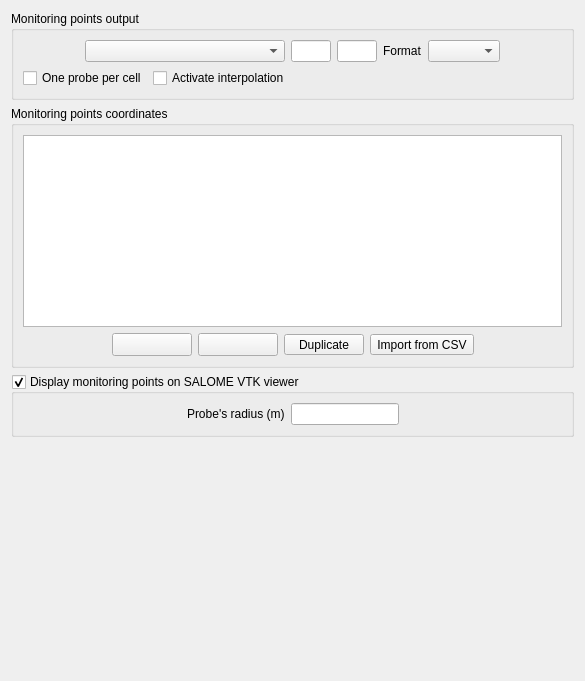
     <widget class="QWidget" name="tabMONITORING">
      <attribute name="title">
       <string>Monitoring Points</string>
      </attribute>
      <layout class="QGridLayout" name="gridLayout_3">
       <item row="0" column="0">
        <widget class="QGroupBox" name="groupBoxMonitoring">
         <property name="toolTip">
          <string>&lt;html&gt;&lt;head/&gt;&lt;body&gt;&lt;p&gt;&lt;span style=&quot; font-size:9pt;&quot;&gt;Define monitoring points output frequency and format. A monitoring point allows a time evaluation of variables at specific locations (probes).&lt;/span&gt;&lt;/p&gt;&lt;/body&gt;&lt;/html&gt;</string>
         </property>
         <property name="title">
          <string>Monitoring points output</string>
         </property>
         <layout class="QGridLayout">
          <property name="leftMargin">
           <number>9</number>
          </property>
          <property name="topMargin">
           <number>9</number>
          </property>
          <property name="rightMargin">
           <number>9</number>
          </property>
          <property name="bottomMargin">
           <number>9</number>
          </property>
          <property name="spacing">
           <number>6</number>
          </property>
          <item row="0" column="0">
           <layout class="QHBoxLayout">
            <property name="spacing">
             <number>6</number>
            </property>
            <property name="leftMargin">
             <number>0</number>
            </property>
            <property name="topMargin">
             <number>0</number>
            </property>
            <property name="rightMargin">
             <number>0</number>
            </property>
            <property name="bottomMargin">
             <number>0</number>
            </property>
            <item>
             <spacer>
              <property name="orientation">
               <enum>Qt::Horizontal</enum>
              </property>
              <property name="sizeHint" stdset="0">
               <size>
                <width>37</width>
                <height>22</height>
               </size>
              </property>
             </spacer>
            </item>
            <item>
             <widget class="QComboBox" name="comboBoxTimePlot">
              <property name="minimumSize">
               <size>
                <width>200</width>
                <height>0</height>
               </size>
              </property>
              <property name="toolTip">
               <string>&lt;html&gt;&lt;head/&gt;&lt;body&gt;&lt;p&gt;&lt;span style=&quot; font-size:9pt;&quot;&gt;Select the monitoring points frequency:&lt;br/&gt;- at each time step,&lt;br/&gt;- every 'n' time steps,&lt;br/&gt;- every 'x' seconds,&lt;br/&gt;- never (no monitoring points file created).&lt;/span&gt;&lt;/p&gt;&lt;p&gt;&lt;span style=&quot; font-size:9pt;&quot;&gt;(code_saturne key word: &lt;/span&gt;&lt;span style=&quot; font-size:9pt; font-weight:600;&quot;&gt;NTHIST&lt;/span&gt;&lt;span style=&quot; font-size:9pt;&quot;&gt;)&lt;/span&gt;&lt;/p&gt;&lt;/body&gt;&lt;/html&gt;</string>
              </property>
             </widget>
            </item>
            <item>
             <widget class="QLineEdit" name="lineEditTimePlot">
              <property name="minimumSize">
               <size>
                <width>30</width>
                <height>0</height>
               </size>
              </property>
              <property name="maximumSize">
               <size>
                <width>40</width>
                <height>16777215</height>
               </size>
              </property>
              <property name="toolTip">
               <string>&lt;html&gt;&lt;head/&gt;&lt;body&gt;&lt;p&gt;&lt;span style=&quot; font-size:9pt;&quot;&gt;Select the monitoring points frequency:&lt;br/&gt;- at each time step,&lt;br/&gt;- every 'n' time steps,&lt;br/&gt;- every 'x' seconds,&lt;br/&gt;- never (no monitoring points file created).&lt;/span&gt;&lt;/p&gt;&lt;p&gt;&lt;span style=&quot; font-size:9pt;&quot;&gt;(code_saturne key word: &lt;/span&gt;&lt;span style=&quot; font-size:9pt; font-weight:600;&quot;&gt;NTHIST&lt;/span&gt;&lt;span style=&quot; font-size:9pt;&quot;&gt;)&lt;/span&gt;&lt;/p&gt;&lt;/body&gt;&lt;/html&gt;</string>
              </property>
             </widget>
            </item>
            <item>
             <widget class="QLineEdit" name="lineEditFRTimePlot">
              <property name="minimumSize">
               <size>
                <width>40</width>
                <height>0</height>
               </size>
              </property>
              <property name="maximumSize">
               <size>
                <width>40</width>
                <height>16777215</height>
               </size>
              </property>
              <property name="toolTip">
               <string>&lt;html&gt;&lt;head/&gt;&lt;body&gt;&lt;p&gt;&lt;span style=&quot; font-size:9pt;&quot;&gt;Select the monitoring points frequency:&lt;br/&gt;- at each time step,&lt;br/&gt;- every 'n' time steps,&lt;br/&gt;- every 'x' seconds,&lt;br/&gt;- never (no monitoring points file created).&lt;/span&gt;&lt;/p&gt;&lt;p&gt;&lt;span style=&quot; font-size:9pt;&quot;&gt;(code_saturne key word: &lt;/span&gt;&lt;span style=&quot; font-size:9pt; font-weight:600;&quot;&gt;NTHIST&lt;/span&gt;&lt;span style=&quot; font-size:9pt;&quot;&gt;)&lt;/span&gt;&lt;/p&gt;&lt;/body&gt;&lt;/html&gt;</string>
              </property>
             </widget>
            </item>
            <item>
             <widget class="QLabel" name="label">
              <property name="toolTip">
               <string>&lt;html&gt;&lt;head/&gt;&lt;body&gt;&lt;p&gt;&lt;span style=&quot; font-size:9pt;&quot;&gt;Select the format of the monitoring points:&lt;br/&gt;- &lt;/span&gt;&lt;span style=&quot; font-size:9pt; font-weight:600;&quot;&gt;.dat&lt;/span&gt;&lt;span style=&quot; font-size:9pt;&quot;&gt;: blank-separated values,&lt;br/&gt;- &lt;/span&gt;&lt;span style=&quot; font-size:9pt; font-weight:600;&quot;&gt;.csv&lt;/span&gt;&lt;span style=&quot; font-size:9pt;&quot;&gt;: comma-separated values.&lt;/span&gt;&lt;/p&gt;&lt;/body&gt;&lt;/html&gt;</string>
              </property>
              <property name="text">
               <string>Format</string>
              </property>
             </widget>
            </item>
            <item>
             <widget class="QComboBox" name="comboBoxProbeFmt">
              <property name="minimumSize">
               <size>
                <width>20</width>
                <height>0</height>
               </size>
              </property>
              <property name="toolTip">
               <string>&lt;html&gt;&lt;head/&gt;&lt;body&gt;&lt;p&gt;&lt;span style=&quot; font-size:9pt;&quot;&gt;Select the format of the monitoring points:&lt;br/&gt;- &lt;/span&gt;&lt;span style=&quot; font-size:9pt; font-weight:600;&quot;&gt;.dat&lt;/span&gt;&lt;span style=&quot; font-size:9pt;&quot;&gt;: blank-separated values,&lt;br/&gt;- &lt;/span&gt;&lt;span style=&quot; font-size:9pt; font-weight:600;&quot;&gt;.csv&lt;/span&gt;&lt;span style=&quot; font-size:9pt;&quot;&gt;: comma-separated values.&lt;/span&gt;&lt;/p&gt;&lt;/body&gt;&lt;/html&gt;</string>
              </property>
              <property name="sizeAdjustPolicy">
               <enum>QComboBox::AdjustToContents</enum>
              </property>
             </widget>
            </item>
            <item>
             <spacer>
              <property name="orientation">
               <enum>Qt::Horizontal</enum>
              </property>
              <property name="sizeHint" stdset="0">
               <size>
                <width>18</width>
                <height>22</height>
               </size>
              </property>
             </spacer>
            </item>
           </layout>
          </item>
          <item row="3" column="0">
           <layout class="QHBoxLayout" name="horizontalLayout_4">
            <item>
             <widget class="QCheckBox" name="checkBoxSnapToCenter">
              <property name="toolTip">
               <string>&lt;html&gt;&lt;head/&gt;&lt;body&gt;&lt;p&gt;If several probes are located in the same cell,&lt;br/&gt;keep only the probe closest to the cell center.&lt;br/&gt;&lt;/p&gt;&lt;p&gt;Redundant probes are silently discared (and the matching&lt;br/&gt;columns will not appear in the output).&lt;/p&gt;&lt;/body&gt;&lt;/html&gt;</string>
              </property>
              <property name="text">
               <string>One probe per cell</string>
              </property>
             </widget>
            </item>
            <item>
             <widget class="QCheckBox" name="checkBoxActivateInterpolation">
              <property name="toolTip">
               <string>Interpolate values at probes using a gradient-based first-order Taylor expansion.</string>
              </property>
              <property name="text">
               <string>Activate interpolation</string>
              </property>
             </widget>
            </item>
            <item>
             <spacer name="horizontalSpacer_3">
              <property name="orientation">
               <enum>Qt::Horizontal</enum>
              </property>
              <property name="sizeHint" stdset="0">
               <size>
                <width>40</width>
                <height>20</height>
               </size>
              </property>
             </spacer>
            </item>
           </layout>
          </item>
         </layout>
        </widget>
       </item>
       <item row="1" column="0">
        <widget class="QGroupBox" name="groupBoxMonitoringCoordinates">
         <property name="maximumSize">
          <size>
           <width>16777215</width>
           <height>1000</height>
          </size>
         </property>
         <property name="toolTip">
          <string>&lt;html&gt;&lt;head/&gt;&lt;body&gt;&lt;p&gt;&lt;span style=&quot; font-size:9pt;&quot;&gt;Table of monitoring points coordinates.&lt;/span&gt;&lt;/p&gt;&lt;/body&gt;&lt;/html&gt;</string>
         </property>
         <property name="title">
          <string>Monitoring points coordinates</string>
         </property>
         <layout class="QGridLayout" name="gridLayout_2">
          <item row="0" column="0">
           <widget class="QTableView" name="tableViewPoints">
            <property name="minimumSize">
             <size>
              <width>0</width>
              <height>150</height>
             </size>
            </property>
            <property name="maximumSize">
             <size>
              <width>16777215</width>
              <height>300</height>
             </size>
            </property>
            <property name="toolTip">
             <string>&lt;html&gt;&lt;head/&gt;&lt;body&gt;&lt;p&gt;&lt;span style=&quot; font-size:9pt;&quot;&gt;Table of monitoring points coordinates.&lt;/span&gt;&lt;/p&gt;&lt;/body&gt;&lt;/html&gt;</string>
            </property>
           </widget>
          </item>
          <item row="1" column="0">
           <layout class="QHBoxLayout" name="horizontalLayout_3">
            <item>
             <spacer>
              <property name="orientation">
               <enum>Qt::Horizontal</enum>
              </property>
              <property name="sizeHint" stdset="0">
               <size>
                <width>89</width>
                <height>20</height>
               </size>
              </property>
             </spacer>
            </item>
            <item>
             <widget class="QToolButton" name="toolButtonAdd">
              <property name="minimumSize">
               <size>
                <width>80</width>
                <height>0</height>
               </size>
              </property>
              <property name="maximumSize">
               <size>
                <width>80</width>
                <height>16777215</height>
               </size>
              </property>
              <property name="toolTip">
               <string>&lt;html&gt;&lt;head/&gt;&lt;body&gt;&lt;p&gt;&lt;span style=&quot; font-size:9pt;&quot;&gt;Add a monitoring point.&lt;/span&gt;&lt;/p&gt;&lt;/body&gt;&lt;/html&gt;</string>
              </property>
              <property name="text">
               <string/>
              </property>
              <property name="icon">
               <iconset resource="resources_pages.qrc">
                <normaloff>:/new/prefix1/data/icons/22x22/add.png</normaloff>:/new/prefix1/data/icons/22x22/add.png</iconset>
              </property>
             </widget>
            </item>
            <item>
             <widget class="QToolButton" name="toolButtonDelete">
              <property name="minimumSize">
               <size>
                <width>80</width>
                <height>0</height>
               </size>
              </property>
              <property name="maximumSize">
               <size>
                <width>80</width>
                <height>16777215</height>
               </size>
              </property>
              <property name="toolTip">
               <string>&lt;html&gt;&lt;head/&gt;&lt;body&gt;&lt;p&gt;&lt;span style=&quot; font-size:9pt;&quot;&gt;Remove the last added monitoring point.&lt;/span&gt;&lt;/p&gt;&lt;/body&gt;&lt;/html&gt;</string>
              </property>
              <property name="statusTip">
               <string>Delet several lines if you want</string>
              </property>
              <property name="text">
               <string/>
              </property>
              <property name="icon">
               <iconset resource="resources_pages.qrc">
                <normaloff>:/new/prefix1/data/icons/22x22/remove.png</normaloff>:/new/prefix1/data/icons/22x22/remove.png</iconset>
              </property>
             </widget>
            </item>
            <item>
             <widget class="QToolButton" name="toolButtonDuplicate">
              <property name="minimumSize">
               <size>
                <width>80</width>
                <height>0</height>
               </size>
              </property>
              <property name="maximumSize">
               <size>
                <width>80</width>
                <height>16777215</height>
               </size>
              </property>
              <property name="toolTip">
               <string>&lt;html&gt;&lt;head/&gt;&lt;body&gt;&lt;p&gt;&lt;span style=&quot; font-size:9pt;&quot;&gt;Duplicate the selected monitoring point.&lt;/span&gt;&lt;/p&gt;&lt;/body&gt;&lt;/html&gt;</string>
              </property>
              <property name="statusTip">
               <string>Delet several lines if you want</string>
              </property>
              <property name="text">
               <string>Duplicate</string>
              </property>
             </widget>
            </item>
            <item>
             <widget class="QToolButton" name="toolButtonImportCSV">
              <property name="minimumSize">
               <size>
                <width>80</width>
                <height>0</height>
               </size>
              </property>
              <property name="maximumSize">
               <size>
                <width>120</width>
                <height>16777215</height>
               </size>
              </property>
              <property name="toolTip">
               <string>&lt;html&gt;&lt;head/&gt;&lt;body&gt;&lt;p&gt;&lt;span style=&quot; font-size:9pt;&quot;&gt;Import a list of monitoring points and their cooordinates from a CSV file.&lt;/span&gt;&lt;/p&gt;&lt;/body&gt;&lt;/html&gt;</string>
              </property>
              <property name="statusTip">
               <string>Delet several lines if you want</string>
              </property>
              <property name="text">
               <string>Import from CSV</string>
              </property>
             </widget>
            </item>
            <item>
             <spacer>
              <property name="orientation">
               <enum>Qt::Horizontal</enum>
              </property>
              <property name="sizeHint" stdset="0">
               <size>
                <width>88</width>
                <height>20</height>
               </size>
              </property>
             </spacer>
            </item>
           </layout>
          </item>
         </layout>
        </widget>
       </item>
       <item row="2" column="0">
        <widget class="QGroupBox" name="groupBoxProbesDisplay">
         <property name="toolTip">
          <string>&lt;html&gt;&lt;head/&gt;&lt;body&gt;&lt;p&gt;&lt;span style=&quot; font-size:9pt;&quot;&gt;Display monitoring points on SALOME VTK Viewer. The probe's radius has to be defined in meters.&lt;/span&gt;&lt;/p&gt;&lt;/body&gt;&lt;/html&gt;</string>
         </property>
         <property name="title">
          <string>Display monitoring points on SALOME VTK viewer</string>
         </property>
         <property name="checkable">
          <bool>true</bool>
         </property>
         <layout class="QGridLayout" name="gridLayout">
          <item row="0" column="0">
           <layout class="QHBoxLayout" name="horizontalLayout_2">
            <item>
             <spacer name="horizontalSpacer">
              <property name="orientation">
               <enum>Qt::Horizontal</enum>
              </property>
              <property name="sizeHint" stdset="0">
               <size>
                <width>17</width>
                <height>20</height>
               </size>
              </property>
             </spacer>
            </item>
            <item>
             <layout class="QHBoxLayout" name="horizontalLayout">
              <item>
               <widget class="QLabel" name="labelProbesRadius">
                <property name="toolTip">
                 <string>&lt;html&gt;&lt;head/&gt;&lt;body&gt;&lt;p&gt;&lt;span style=&quot; font-size:9pt;&quot;&gt;Display monitoring points on SALOME VTK Viewer. The probe's radius has to be defined in meters.&lt;/span&gt;&lt;/p&gt;&lt;/body&gt;&lt;/html&gt;</string>
                </property>
                <property name="text">
                 <string>Probe's radius (m)</string>
                </property>
               </widget>
              </item>
              <item>
               <widget class="QLineEdit" name="lineEditProbesRadius">
                <property name="toolTip">
                 <string>&lt;html&gt;&lt;head/&gt;&lt;body&gt;&lt;p&gt;&lt;span style=&quot; font-size:9pt;&quot;&gt;Display monitoring points on SALOME VTK Viewer. The probe's radius has to be defined in meters.&lt;/span&gt;&lt;/p&gt;&lt;/body&gt;&lt;/html&gt;</string>
                </property>
               </widget>
              </item>
             </layout>
            </item>
            <item>
             <spacer name="horizontalSpacer_2">
              <property name="orientation">
               <enum>Qt::Horizontal</enum>
              </property>
              <property name="sizeHint" stdset="0">
               <size>
                <width>13</width>
                <height>20</height>
               </size>
              </property>
             </spacer>
            </item>
           </layout>
          </item>
         </layout>
        </widget>
       </item>
       <item row="3" column="0">
        <spacer name="verticalSpacer_2">
         <property name="orientation">
          <enum>Qt::Vertical</enum>
         </property>
         <property name="sizeHint" stdset="0">
          <size>
           <width>20</width>
           <height>233</height>
          </size>
         </property>
        </spacer>
       </item>
      </layout>
     </widget>
